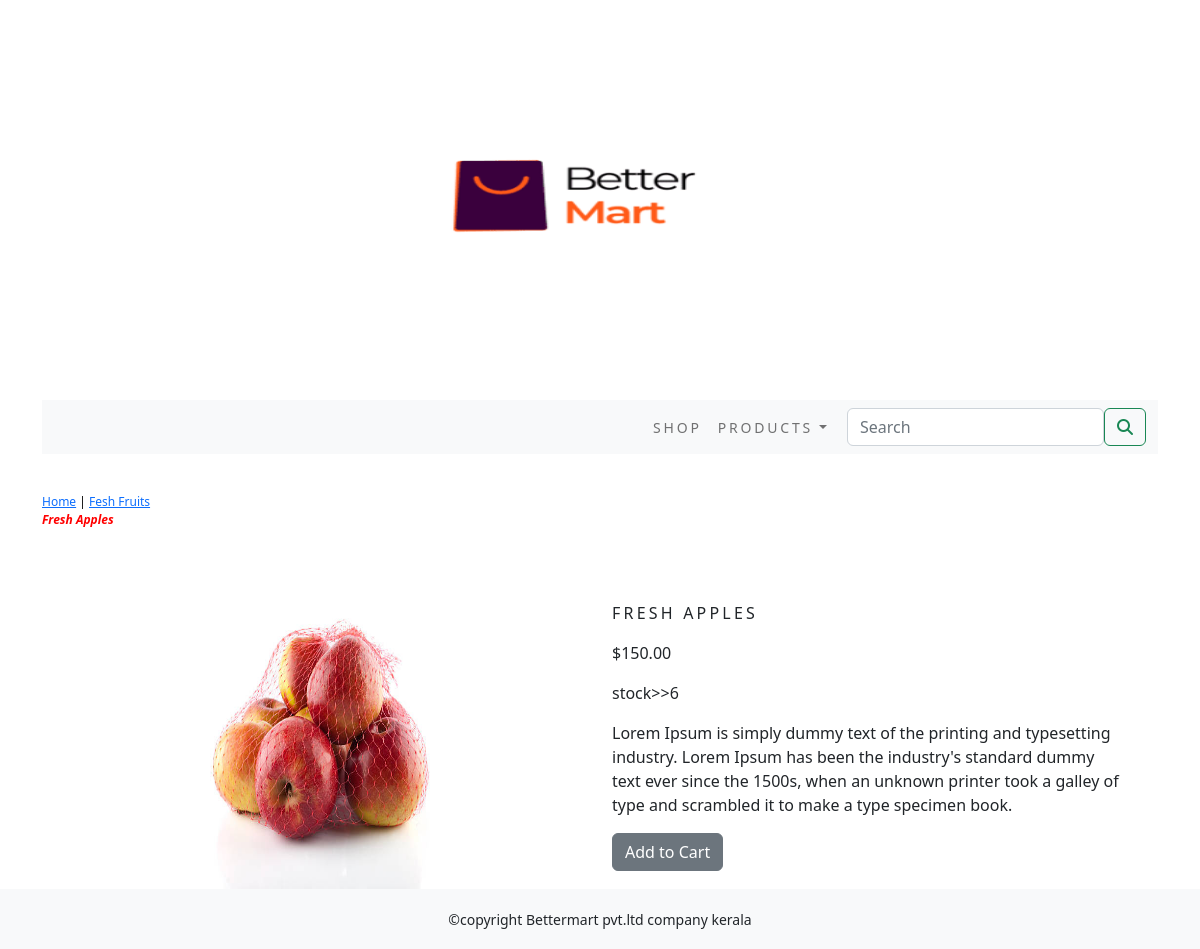
Page /shop/fesh-fruits/fresh-apples/ on the committed database.
### shop/models.py (models this page shows, shortened)
class Product(models.Model):
    name=models.CharField(max_length=250,unique=True)
    slug=models.SlugField(max_length=250,unique=True)
    discription=models.TextField(blank=True)
    price=models.DecimalField(max_digits=10,decimal_places=2)
    category=models.ForeignKey(Category,on_delete=models.CASCADE)
    image=models.ImageField(upload_to='product',blank=True)
    stock=models.IntegerField()
    available=models.BooleanField(default=True)
    created=models.DateTimeField(auto_now_add=True)
    updated=models.DateTimeField(auto_now=True)
    class Meta:
        ordering=('name',)
        verbose_name='product'
        verbose_name_plural='products'

class Category(models.Model):
    name=models.CharField(max_length=250,unique=True)
    slug=models.SlugField(max_length=250,unique=True)
    description=models.TextField(blank=True)
    image=models.ImageField(upload_to='category',blank=True)
    class Meta:
        ordering=('name',)
        verbose_name='category'
        verbose_name_plural='categories'
    def get_url(self):
        return reverse('shop:product_by_category',args=[self.slug])
    def __str__(self):
        return '{}'.format(self.name)

### shop/views.py (the view)
# urls.py: path('<slug:c_slug>/<slug:product_slug>/',views.prodDetail,name='prodCdetail')
def prodDetail(request,c_slug,product_slug):
    try:
        product=Product.objects.get(category__slug=c_slug,slug=product_slug)
    except Exception as e:
        raise e
    return render(request,'product.html',{'product':product})

### cart/context_processors.py (called while the page is built)
def counter(request):
    item_counter=0
    if 'admin' in request.path:
        return {}
    else:
        try:
            cart=Cart.objects.filter(cart_id=_cart_id(request))
            cart_items=CartItems.objects.all().filter(cart=cart[:1])
            for cart_items in cart_items:
                item_counter += cart_items.quantity
        except Cart.DoesNotExists:
            item_counter=0
    return dict(item_counter=item_counter)

### cart/views.py (called while the page is built)
def _cart_id(request):
    cart=request.session.session_key
    if not cart:
        cart=request.session.create()
    return cart

### shop/context_processors.py (called while the page is built)
def menu_links(request):
    links=Category.objects.all()
    return dict(links=links)

### templates/product.html (shortened to what this page needs)
{% extends 'base.html' %}
{% load static %}
{% block content %}
<div class="row my_prod_row_class">
    <div class="mx_auto">
        <P> <a href="{% url 'shop:allProdCat' %}">Home</a> | <a href="{{product.category.get_url}}">  {{product.category}}</a> <br> <i> <b style="color:Red;"> {{product.name}}</b> </i> </P>
    </div>
</div>
<div class="container">
<br>
<div class="row">
    <div class="col-12 col-sm-12 col-md-12 col-lg-6 text-center">
        <div style="min-width:18rem">
            <img src="{{product.image.url}}" alt="{{product.name}}" height="300" width="300">
        </div>
    </div>
        <div class="col-12 col-sm-12 col-md-12 col-lg-6">
            <div>
            <h1 class="my_prod_title">{{product.name}}</h1>
            <p>${{product.price}}</p>
             <p>stock>>{{product.stock}}</p>
            <p class="text-justify my_prod_text">{{product.discription}}</p>
            {% if product.stock <= 0 %}
            <p class="text-justify my_prod_text"><b>Out of Stock</b></p>
            {% else %}
            <a class="btn btn-secondary" href="{% url 'cart:add_cart' product.id %}">Add to Cart</a>
            {% endif %}
        </div>
        </div>
</div>
    </div>
</div>
{% endblock %}

### static/css/custom.css (style rules this page uses)
.my_prod_row_class { padding-top:15px; padding-bottom:20px; }
.my_prod_row_class .mx_auto { color:black; font-size:12px; text-decoration:none; }
.my_prod_title { font-size: 16px; text-transform: uppercase; letter-spacing: .2em; padding-top: 15px; padding-bottom: 10px; }
.my_prod_text { padding-right:20px; }

### rows in the picture
Product: category "Fesh Fruits", name "Fresh Apples", image (picture), name "FRESH APPLES", price "150.00", stock "6", discription "Lorem Ipsum is simply dummy text of the printing and typesetting industry. Lorem Ipsum has been the industry's standard dummy text ever since the 1500s, when an unknown printer took a galley of type and scrambled it to make a type specimen book."
